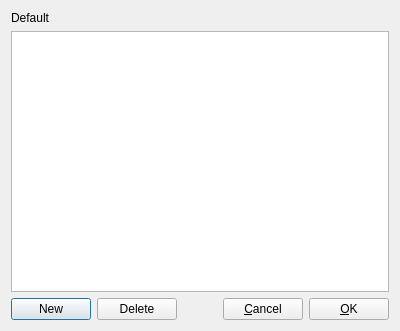
<?xml version="1.0" encoding="UTF-8"?>
<ui version="4.0">
 <class>ListBoxDialog</class>
 <widget class="QDialog" name="ListBoxDialog">
  <property name="geometry">
   <rect>
    <x>0</x>
    <y>0</y>
    <width>400</width>
    <height>331</height>
   </rect>
  </property>
  <property name="windowTitle">
   <string>Dialog</string>
  </property>
  <property name="modal">
   <bool>true</bool>
  </property>
  <layout class="QGridLayout" name="gridLayout">
   <item row="0" column="0">
    <widget class="QLabel" name="nameLabel">
     <property name="text">
      <string>Default</string>
     </property>
    </widget>
   </item>
   <item row="1" column="0">
    <widget class="QTableWidget" name="tableWidget"/>
   </item>
   <item row="2" column="0">
    <layout class="QHBoxLayout" name="horizontalLayout">
     <item>
      <widget class="QPushButton" name="newButton">
       <property name="text">
        <string>New</string>
       </property>
      </widget>
     </item>
     <item>
      <widget class="QPushButton" name="deleteButton">
       <property name="text">
        <string>Delete</string>
       </property>
      </widget>
     </item>
     <item>
      <spacer name="horizontalSpacer">
       <property name="orientation">
        <enum>Qt::Horizontal</enum>
       </property>
       <property name="sizeHint" stdset="0">
        <size>
         <width>40</width>
         <height>20</height>
        </size>
       </property>
      </spacer>
     </item>
     <item>
      <widget class="QPushButton" name="cancelPushButton">
       <property name="text">
        <string>&amp;Cancel</string>
       </property>
       <property name="icon">
        <iconset theme="cancel"/>
       </property>
      </widget>
     </item>
     <item>
      <widget class="QPushButton" name="okPushButton">
       <property name="text">
        <string>&amp;OK</string>
       </property>
       <property name="icon">
        <iconset theme="ok"/>
       </property>
      </widget>
     </item>
    </layout>
   </item>
  </layout>
 </widget>
 <resources/>
 <connections/>
</ui>
